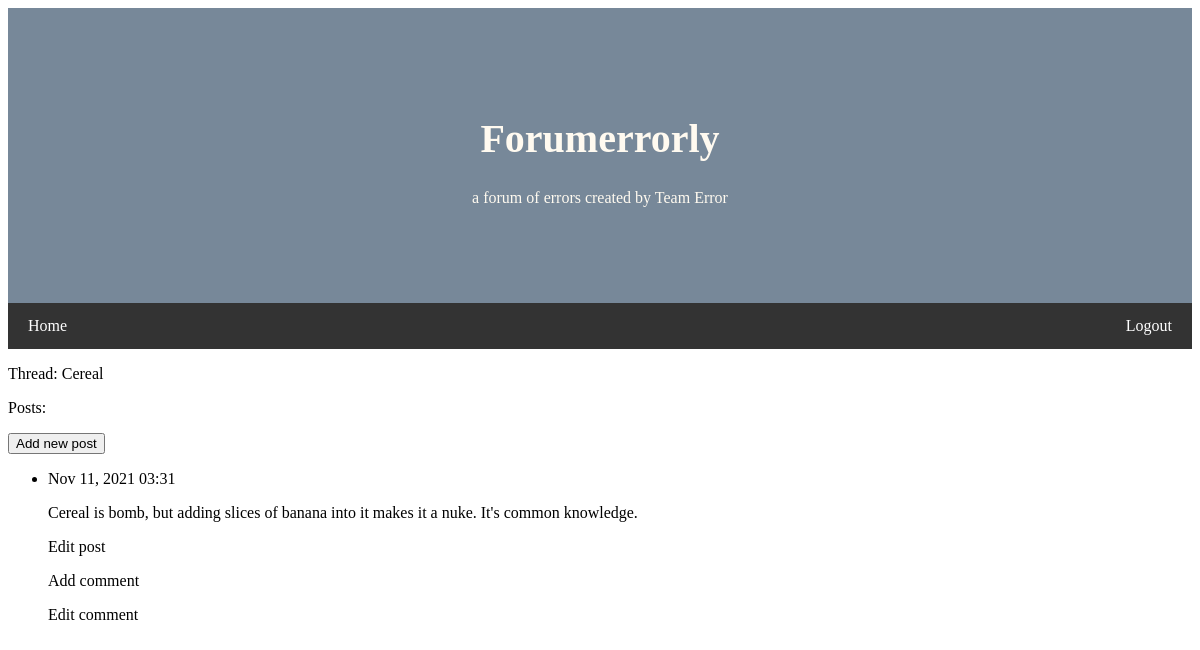
Page /threads/3/ on the committed database.
### fe_app/models.py (models this page shows, shortened)
class Thread(models.Model):
    text = models.CharField(max_length=200)                 # can add more fields here later! check Django Model Field Ref
    date_added = models.DateTimeField(auto_now_add=True)
    def __str__(self):
        return self.text

class Post(models.Model):
    thread = models.ForeignKey(Thread, on_delete=models.CASCADE)  # connects post to thread, deletes entire thread
    text = models.TextField()   # no char limit for posts
    date_added = models.DateTimeField(auto_now_add=True)    # shows timestamp for post
    """ May not need this!
    class Meta:
        # Extra information for managing Post model.
    """

### fe_app/views.py (the view)
# urls.py: path('threads/<int:thread_id>/', views.thread, name='thread'),  # page for a single thread
def thread(request, thread_id):
    thread = Thread.objects.get(id=thread_id)
    posts = thread.post_set.order_by('date_added')  # get all posts under thread (oldest on top)
    context = {'thread': thread, 'posts': posts}
    return render(request, 'fe_app/thread.html', context)

### fe_app/templates/fe_app/thread.html (shortened to what this page needs)
{% extends "fe_app/base.html" %}
{% block content %}
<!DOCTYPE html>
<html>
<head>
    <p>Thread: {{ thread }}</p>
    <p>Posts:</p>
    <p>
        <button><a href="{% url 'fe_app:new_post' thread.id %}">Add new post</a></button>
    </p>
    <ul>
    {% for post in posts %}
        <li>
            <p>{{ post.date_added|date:'M d, Y H:i' }}</p>
            <p>{{ post.text|linebreaks }}</p>
            <p>
                <a href="{% url 'fe_app:edit_post' post.id %}">Edit post</a>
            </p>
            <p>
                <a href="{% url 'fe_app:new_comment' post.id %}">Add comment</a>
            </p>
            <p>
                <a href="{% url 'fe_app:edit_comment' post.id %}">Edit comment</a>
            </p>
        </li>
    {% empty %}
        <li>No posts for this thread have been created yet. Make a post!</li>
    {% endfor %}
    </ul>
</head>
</html>
{% endblock content %}

### fe_app/templates/fe_app/base.html (style rules this page uses)
body { font-family: Corsiva; }

### fe_app/templates/fe_app/thread.html (style rules this page uses)
a { text-decoration: none; color : inherit }

### rows in the picture
Thread: text "Cereal"
Post: date_added "Nov 11, 2021 03:31", text "Cereal is bomb, but adding slices of banana into it makes it a nuke. It's common knowledge."
